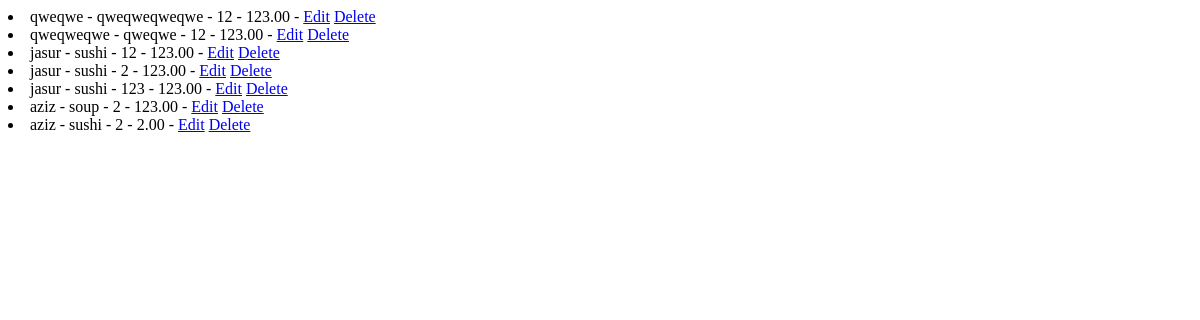
The app's page /menu/orders-list/, older data.
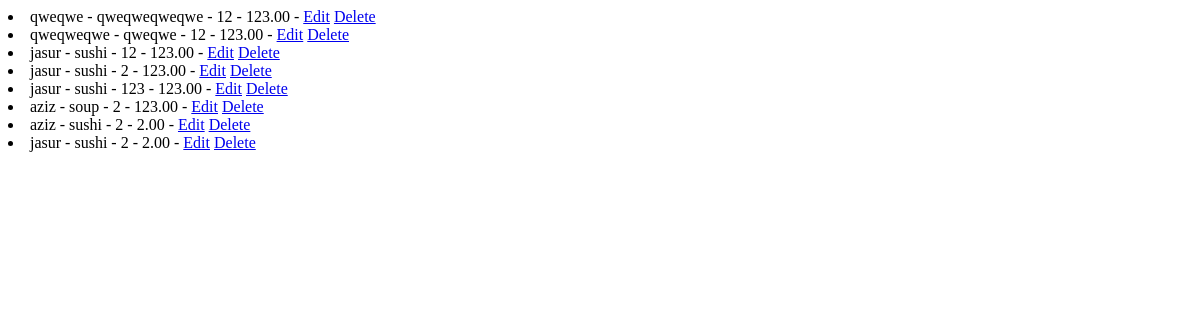
The same page, newer data.
### menu/models.py (models this page shows, shortened)
class Order(models.Model):
    customer_name = models.CharField(max_length=100)
    product_name = models.CharField(max_length=100)
    quantity = models.PositiveIntegerField()
    price = models.DecimalField(max_digits=10, decimal_places=2)
    order_date = models.DateTimeField(auto_now_add=True)
    author_of_order = models.ForeignKey(User, on_delete=models.CASCADE)

### menu/views.py (the view)
# urls.py: path('orders-list/', order_list_view, name='order-list-view'),
def order_list_view(request):
    orders = Order.objects.all()
    return render(request, 'menu/order_list.html', {'orders': orders})

### menu/templates/menu/order_list.html (shortened to what this page needs)
{% for order in orders %}
<li>
    {{ order.customer_name }} - {{ order.product_name }} - {{ order.quantity }} - {{ order.price }} - {{ order.author_of_order }}
    <a href="{% url 'order-edit-view' order.pk %}">Edit</a>
    <a href="{% url 'order-delete-view' order.pk %}">Delete</a>
</li>
{% empty %}
<li>No orders available.</li>
{% endfor %}

Row changes from the older to the newer data that the page shows:
added Order: customer_name "jasur", product_name "sushi", quantity "2", price "2.00"
